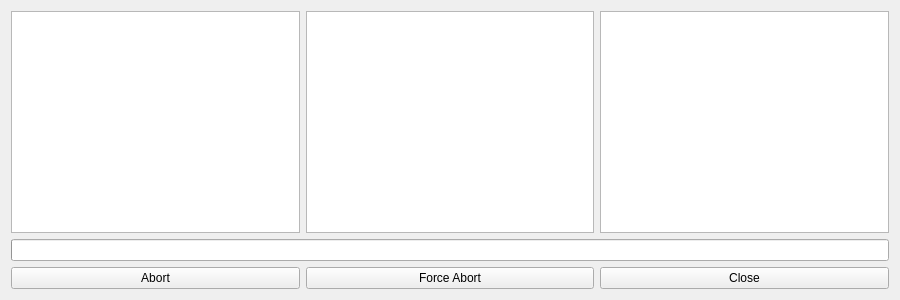
<?xml version="1.0" encoding="UTF-8"?>
<ui version="4.0">
 <class>Processor</class>
 <widget class="QWidget" name="Processor">
  <property name="geometry">
   <rect>
    <x>0</x>
    <y>0</y>
    <width>900</width>
    <height>300</height>
   </rect>
  </property>
  <property name="windowTitle">
   <string>Form</string>
  </property>
  <layout class="QVBoxLayout" name="verticalLayout">
   <item>
    <layout class="QHBoxLayout" name="horizontalLayout_2">
     <item>
      <widget class="QPlainTextEdit" name="editLog">
       <property name="font">
        <font>
         <family>Courier</family>
         <pointsize>9</pointsize>
        </font>
       </property>
      </widget>
     </item>
     <item>
      <widget class="QPlainTextEdit" name="editLogPipe">
       <property name="font">
        <font>
         <family>Courier</family>
         <pointsize>9</pointsize>
        </font>
       </property>
       <property name="readOnly">
        <bool>true</bool>
       </property>
      </widget>
     </item>
     <item>
      <widget class="QPlainTextEdit" name="editLogCG">
       <property name="font">
        <font>
         <family>Courier</family>
         <pointsize>9</pointsize>
        </font>
       </property>
       <property name="readOnly">
        <bool>true</bool>
       </property>
      </widget>
     </item>
    </layout>
   </item>
   <item>
    <widget class="QProgressBar" name="prgProgress">
     <property name="format">
      <string>%v of %m bytes (%p%)</string>
     </property>
    </widget>
   </item>
   <item>
    <layout class="QHBoxLayout" name="horizontalLayout">
     <item>
      <widget class="QPushButton" name="btnAbort">
       <property name="text">
        <string>Abort</string>
       </property>
      </widget>
     </item>
     <item>
      <widget class="QPushButton" name="btnAbortForce">
       <property name="text">
        <string>Force Abort</string>
       </property>
      </widget>
     </item>
     <item>
      <widget class="QPushButton" name="btnClose">
       <property name="text">
        <string>Close</string>
       </property>
      </widget>
     </item>
    </layout>
   </item>
  </layout>
 </widget>
 <resources/>
 <connections/>
</ui>
